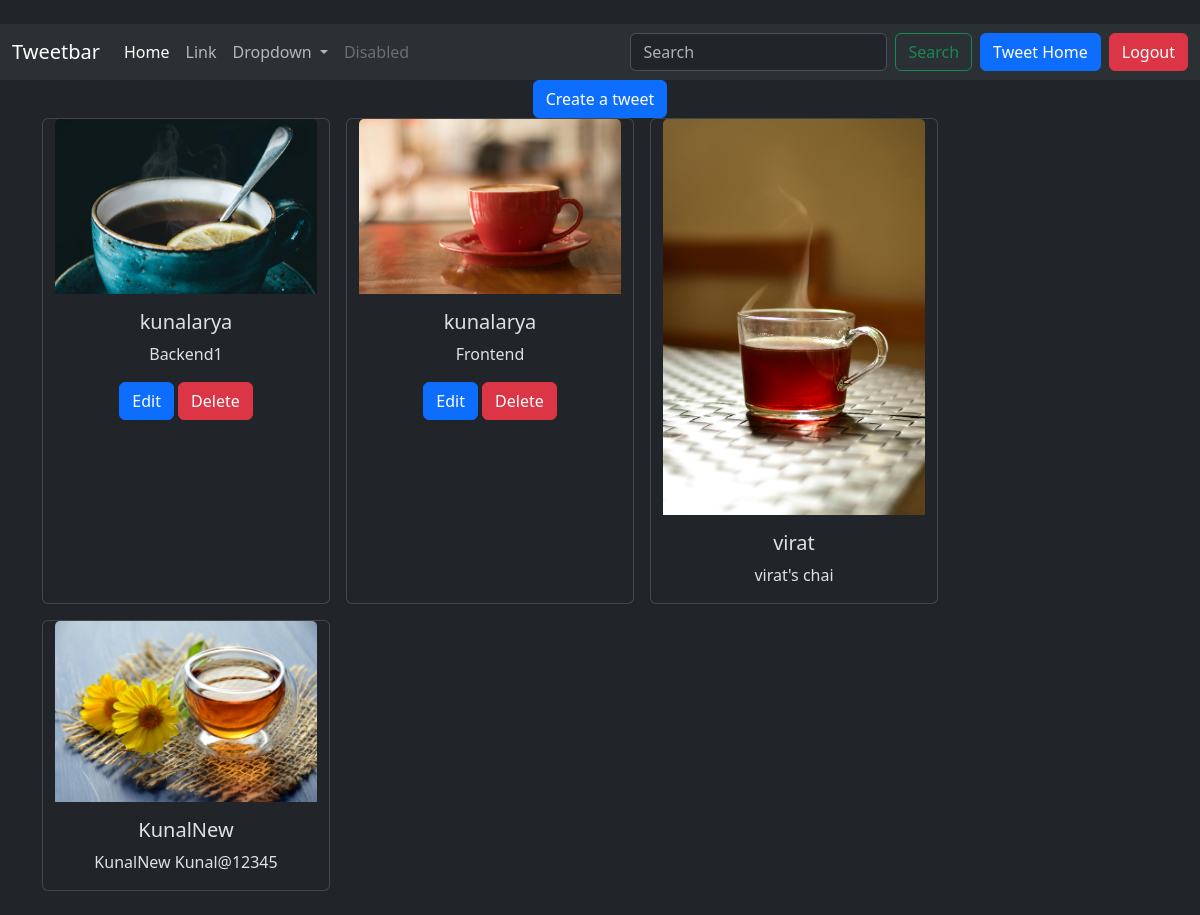
The page /tweet/ (signed in) on the database its author committed.
### tweet/models.py (models this page shows, shortened)
class Tweet(models.Model):
    user = models.ForeignKey(User, on_delete=models.CASCADE)
    text = models.TextField(max_length=240)
    photo = models.ImageField(upload_to='photos/', blank=True, null=True)
    created_at = models.DateTimeField(auto_now_add=True)
    updated_at = models.DateTimeField(auto_now=True)

### tweet/views.py (the view)
# urls.py: path('', views.tweet_list, name='tweet_list'),
def tweet_list(request):
    tweets = Tweet.objects.all().order_by('created_at')
    return render(request, 'tweet_list.html', {'tweets': tweets})

### tweet/templates/tweet_list.html (shortened to what this page needs)
{% extends "layout.html" %}
{% block content %}
<a class="btn btn-primary" href="{% url 'tweet_create' %}">Create a tweet</a>
<div class="container row gap-3 mb-4">
    {% for tweet in tweets %}
    <div class="card" style="width: 18rem;">
        <img src="{{ tweet.photo.url }}" class="card-img-top" alt="...">
        <div class="card-body">
          <h5 class="card-title">{{ tweet.user.username }}</h5>
          <p class="card-text">{{ tweet.text }}</p>
          {% if tweet.user == user  %}
          <a href="{% url 'tweet_edit' tweet.id %}" class="btn btn-primary">Edit</a>
          <a href="{% url 'tweet_delete' tweet.id %}" class="btn btn-danger">Delete</a>
          {% endif %}
        </div>
      </div>
    {% endfor %}
</div>
{% endblock %}

### rows shown on the page
Tweet: photo (picture), user.username "kunalarya", text "Backend1", shows "Edit"
Tweet: photo (picture), user.username "kunalarya", text "Frontend", shows "Edit"
Tweet: photo (picture), user.username "virat", text "virat's chai"
Tweet: photo (picture), user.username "KunalNew", text "KunalNew Kunal@12345"
